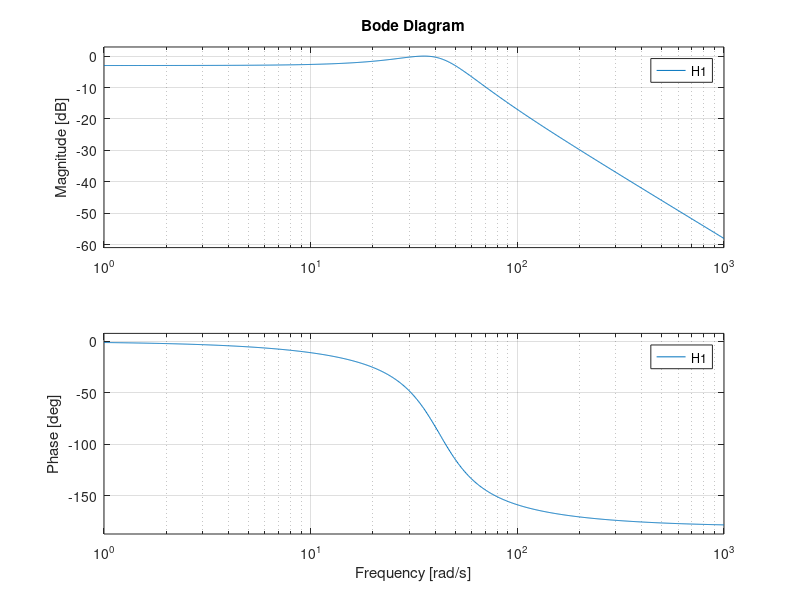

Write MATLAB code to recreate this figure. (Note: this script raises an error after producing the figure.)
%% Chebyshev Type 1 filter design:
% wc -passband cut-off frequency (rad/s)
% Rc -attenuation at passband cut-off (dB) (Rc > 0)
% ws -stopband frequency (rad/s)
% Rs -attenuation at stopband (dB) (Rs > 0).
% Rp -peak-to-peak ripple in the passband (dB) (Rp > 0).
close all;clc;

wc=50;
Rc=3;
ws=70;
Rs=6;
Rp=3;

epsilon = sqrt(10^(Rc/10)-1);
lambda = sqrt(10^(Rs/10)-1);
N_Cb1 = ceil(acosh(lambda/epsilon)/acosh(ws/wc));
disp(N_Cb1);
[numC1,denC1] =cheby1(N_Cb1,Rp,wc,'s');
H1 = tf(numC1,denC1);
p_Cb1=pole(H1);
bode(H1); % Bode plot
disp(p_Cb1);

%% Transfer function
u = 1;
[num,den] = linmod('DCMotor1c');
P=tf(num,den);

%% Chebyshev Type 1 filter open-loop step response
figure(1);
step(u*P);
stepinfo(u*P)

figure(2);
bode(P);
saveas(gcf, 'figures/6-chebyshev-bode.fig');
saveas(gcf, 'plots/6-chebyshev-bode.jpg');

%%
margin(P), grid